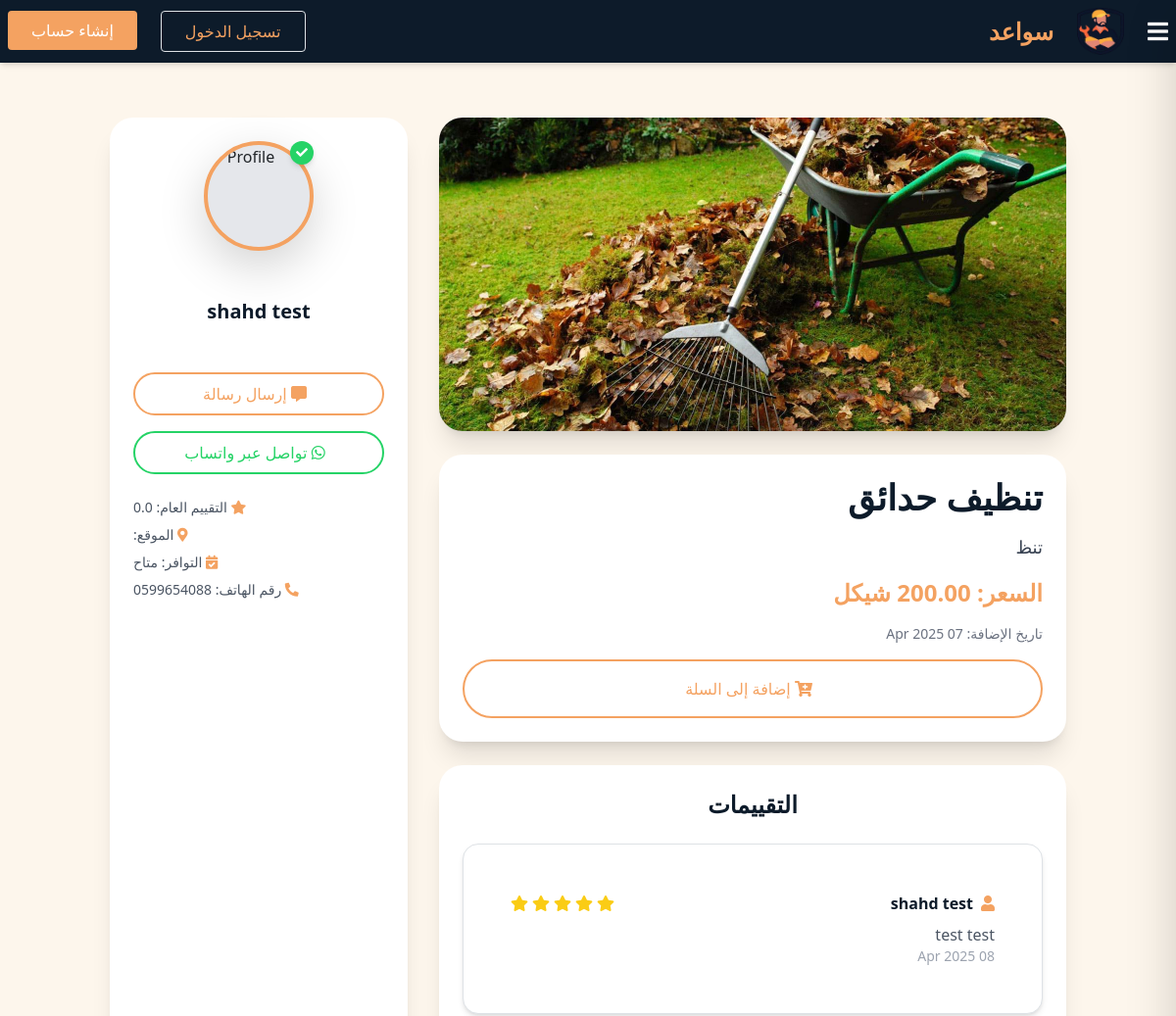
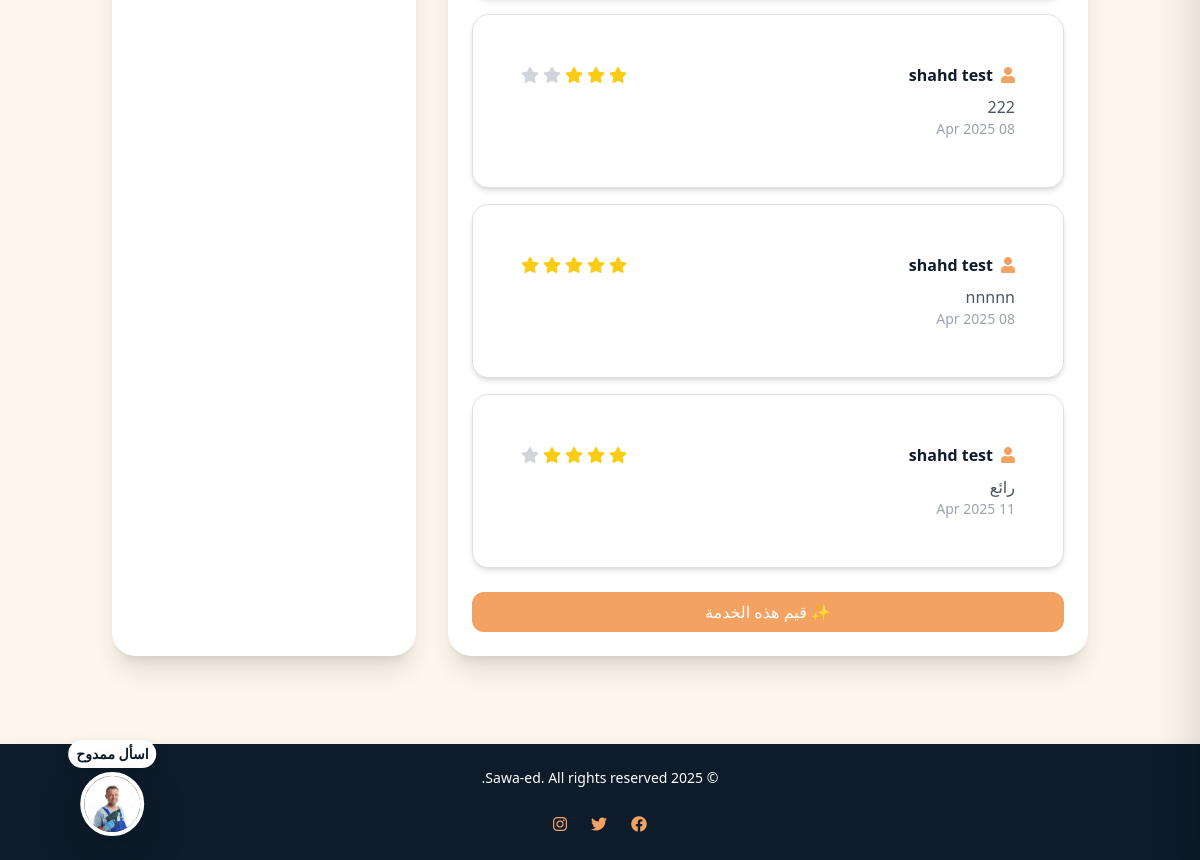
/service/1/5/, run on the app's committed database (2 pictures, top to bottom).
### Sawaed_app/models.py (models this page shows, shortened)
class ServiceListing(models.Model):
    SERVICE_TYPES = [
        ('السباكة', 'السباكة'),
        ('النجارة', 'النجارة'),
        ('الطبخ', 'الطبخ'),
        ('التصوير', 'التصوير'),
        ('الكهرباء', 'الكهرباء'),
        ('التكييف والتبريد', 'التكييف والتبريد'),
        ('التنظيف', 'التنظيف'),
        ('الميكانيكا', 'الميكانيكا'),
        ('الدهان', 'الدهان'),
        ('الحدادة', 'الحدادة'),
        ('التمديدات الصحية', 'التمديدات الصحية'),
        ('البرمجة وتطوير المواقع', 'البرمجة وتطوير المواقع'),
        ('التصميم الجرافيكي', 'التصميم الجرافيكي'),
        ('الترجمة', 'الترجمة'),
        ('الكتابة والتحرير', 'الكتابة والتحرير'),
        ('خدمات أخرى', 'خدمات أخرى'),
    ]
    handyman = models.ForeignKey(
        settings.AUTH_USER_MODEL,
        on_delete=models.CASCADE,
        related_name='services'
    )
    name = models.CharField(max_length=255)
    description = models.TextField()
    price = models.DecimalField(max_digits=10, decimal_places=2)
    image = models.ImageField(upload_to='service_images/', null=True, blank=True)
    service_type = models.CharField(max_length=50, choices=SERVICE_TYPES, null=True, blank=True,default='خدمات أخرى')
    created_at = models.DateTimeField(auto_now_add=True)
    updated_at = models.DateTimeField(auto_now=True)

class Review(models.Model):
    client = models.ForeignKey(
        settings.AUTH_USER_MODEL,
        on_delete=models.CASCADE,
        related_name='client_reviews'
    )
    service = models.ForeignKey(ServiceListing, on_delete=models.CASCADE)
    rating = models.IntegerField()
    comment = models.TextField()
    created_at = models.DateTimeField(auto_now_add=True)
    updated_at = models.DateTimeField(auto_now=True)

class CustomUser(AbstractUser):
    class UserType(models.TextChoices):
        CLIENT = 'client', _('عميل')
        HANDYMAN = 'handyman', _('عامل يدوي') #the name in arabic will be edited later
    user_type = models.CharField(
        max_length=50,
        choices=UserType.choices,
        default=UserType.CLIENT
    )
    phone_regex = RegexValidator(
        regex=r'^\+?1?\d{9,15}$', #a validation on the phone number because its customed
        message="Phone number must be in the format: '+999999999'. Up to 15 digits allowed."
    )
    image = models.ImageField(upload_to='profile_pics/',default='default_profile.jpeg' ,null=True, blank=True)
    phone_number = models.CharField(validators=[phone_regex], max_length=15, unique=True, null=True, blank=True)
    email = models.EmailField(unique=True)
    bio = models.CharField(max_length=500, blank=True, null=True)
    experience = models.TextField(blank=True, null=True)
    field_of_expertise=models.TextField(blank=True, null=True)
    REQUIRED_FIELDS = ['email']
    USERNAME_FIELD = 'username'  # we could change it to email later in the project

class HandymanProfile(models.Model):
    user = models.OneToOneField(
        settings.AUTH_USER_MODEL,
        on_delete=models.CASCADE,
        related_name='handyman_profile'
    )
    location = models.CharField(max_length=255)
    availability = models.BooleanField(null=True)
    rating = models.FloatField(default=0.0)
    created_at = models.DateTimeField(auto_now_add=True)
    updated_at = models.DateTimeField(auto_now=True)

### Sawaed_app/views.py (the view)
# urls.py: path('service/<int:service_id>/<int:user_id>/', views.service_detail, name='service_detail'),
def service_detail(request, service_id,user_id):
    service =ServiceListing.objects.get(id=service_id)
    handyman = HandymanProfile.objects.get(user=service.handyman)
    user=CustomUser.objects.get(id=user_id)
    context = {
        'service': service,
        'handyman': handyman,
        'recipient': user
    }
    context.update(base_view_data(request))
    return render(request, 'service_details.html', context)

### Sawaed_app/context_processors.py (called while the page is built, shortened)
def notifications_processor(request):
    return {}

### Sawaed_app/views.py (called while the page is built)
def base_view_data(request):
    services=ServiceListing.objects.all()
    cart_count = 0
    if request.user.is_authenticated:
        cart_count = ServiceOrder.objects.filter(client=request.user, status='pending').count()
    data = {
        'services':services,
        'service_types': ServiceListing.SERVICE_TYPES,
        'cart_count': cart_count,
    }
    if request.user.is_authenticated:
        data['unread_messages_count'] = Message.objects.filter(receiver=request.user, is_read=False).count()
    else:
        data['unread_messages_count'] = 0
    return data

### Sawaed_app/templates/service_details.html (shortened to what this page needs)
{% extends 'index.html' %}
{% block content %}
{% load static %}
<div class="container mx-auto p-4">
  <div class="grid grid-cols-1 lg:grid-cols-3 gap-8">
    <div class="lg:col-span-2 space-y-6">
    <div class="bg-white shadow-xl rounded-3xl overflow-hidden">
        {% if service.image %}
      <img src="{{ service.image.url }}" alt="{{ service.name }}" class="w-full h-80 object-cover">
      {% else %}
      <img src="{% static 'images/placeholder.png' %}" alt="صورة افتراضية" class="w-full h-80 object-cover">
      {% endif %}
    </div>
      <div class="bg-white p-6 rounded-3xl shadow-xl space-y-4">
        <h1 class="text-4xl font-bold text-[#0d1b2a] mb-2">{{ service.name }}</h1>
        <p class="text-lg text-gray-700 leading-relaxed">{{ service.description }}</p>
        <p class="text-[#f4a261] text-2xl font-bold">السعر: {{ service.price }} شيكل</p>
        <p class="text-sm text-gray-500">تاريخ الإضافة: {{ service.created_at|date:"d M Y" }}</p>
        <a href="{%url 'add-to-cart' service.id %}" class="block w-full text-center border-2 border-[#f4a261] text-[#f4a261] py-3 rounded-full hover:bg-[#f4a261] hover:text-white transition duration-300 ease-in-out">
          <i class="fas fa-cart-plus mr-2"></i> إضافة إلى السلة
        </a>
      </div>
      <div class="bg-white p-6 rounded-3xl shadow-xl space-y-6">
        <h2 class="text-2xl font-semibold text-[#0d1b2a] text-center">التقييمات</h2>
        <ul class="space-y-4">
          {% for review in service.review_set.all %}
            <li class="bg-white border border-gray-100 p-5 rounded-2xl shadow-md hover:shadow-lg transition-all">
              <div class="flex items-center justify-between">
                <div class="flex items-center gap-2">
                  <i class="fas fa-user text-[#f4a261]"></i>
                  <span class="font-bold text-[#0d1b2a]">{{ review.client.username }}</span>
                </div>
                <div class="flex gap-1">
                  {% for i in "12345" %}
                    {% if forloop.counter <= review.rating %}
                      <i class="fas fa-star text-yellow-400"></i>
                    {% else %}
                      <i class="fas fa-star text-gray-300"></i>
                    {% endif %}
                  {% endfor %}
                </div>
              </div>
              <p class="text-gray-600 mt-2">{{ review.comment }}</p>
              <p class="text-sm text-gray-400">{{ review.created_at|date:"d M Y" }}</p>
            </li>
          {% empty %}
            <li class="text-center text-gray-400">لا توجد تقييمات بعد.</li>
          {% endfor %}
        </ul>
        <button onclick="openReviewModal()" class="w-full bg-[#f4a261] hover:bg-[#f7c6a3] text-white py-2 rounded-xl transition duration-300">✨ قيم هذه الخدمة</button>
      </div>
    </div>
    <div class="bg-white p-6 rounded-3xl shadow-xl space-y-6 flex flex-col items-center text-center">
      <div class="relative mb-4">
        <div class="w-28 h-28 bg-gray-200 rounded-full overflow-hidden border-4 border-[#f4a261] shadow-lg">
          <img src="{{ user.image.url }}" alt="Profile" onerror="this.onerror=null;this.src='{% static 'images/profile.png' %}'">
        </div>
        <div class="absolute top-0 right-0 w-6 h-6 rounded-full flex items-center justify-center text-xs font-bold text-white shadow-md"
             style="background-color: {% if handyman.availability %}#25D366{% else %}#dc3545{% endif %};">
          <i class="fas fa-check"></i>
        </div>
      </div>
      <h4 class="text-xl font-bold text-[#0d1b2a]">{{ handyman.user.username }}</h4>
      <div class="flex flex-col gap-3 w-full mt-4">
        <a href="#" onclick="openMessageModal()" class="w-full border-2 border-[#f4a261] text-[#f4a261] py-2 rounded-full text-center hover:bg-[#f4a261] hover:text-white transition">
          <i class="fas fa-comment-alt mr-2"></i> إرسال رسالة
        </a>
        <a href="https://wa.me/{{ handyman.user.phone_number }}" target="_blank" class="w-full border-2 border-[#25D366] text-[#25D366] py-2 rounded-full text-center hover:bg-[#25D366] hover:text-white transition">
          <i class="fab fa-whatsapp mr-2"></i> تواصل عبر واتساب
        </a>
      </div>
      <div class="text-sm text-gray-600 space-y-2 mt-4 text-start w-full">
        <p><i class="fas fa-star text-[#f4a261]"></i> التقييم العام: {{ handyman.rating }}</p>
        <p><i class="fas fa-map-marker-alt text-[#f4a261]"></i> الموقع: {{ handyman.location }}</p>
        <p><i class="fas fa-calendar-check text-[#f4a261]"></i> التوافر: {% if handyman.availability %}متاح{% else %}غير متاح{% endif %}</p>
        <p><i class="fas fa-phone-alt text-[#f4a261]"></i> رقم الهاتف: {{ handyman.user.phone_number }}</p>
      </div>
    </div>
  </div>
</div>
{% endblock %}

### Sawaed_app/static/css/style.css (style rules this page uses)
a { text-decoration: none; color: #0d1b2a; text-decoration: none; transition: 0.4s ease; }

### data on the page
ServiceListing: image (picture), name "تنظيف حدائق", description "تنظ", created_at "07 Apr 2025"
Review: client.username "shahd test", rating 5 (drawn), comment "test test", created_at "08 Apr 2025"
Review: client.username "shahd test", rating 3 (drawn), comment "222", created_at "08 Apr 2025"
Review: client.username "shahd test", rating 5 (drawn), comment "nnnnn", created_at "08 Apr 2025"
Review: client.username "shahd test", rating 4 (drawn), comment "رائع", created_at "11 Apr 2025"
HandymanProfile: user.username "shahd test", rating "0.0", user.phone_number "0599654088"
